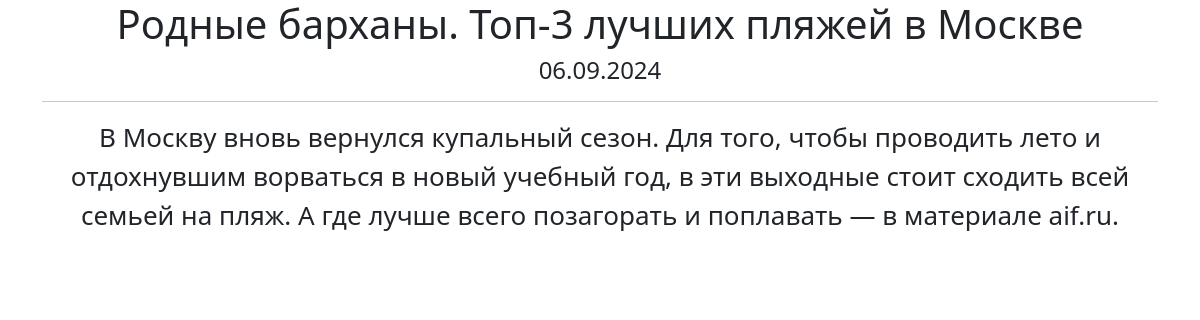
/post/1, run on the app's committed database.
### posts/models.py (models this page shows, shortened)
class Post(models.Model):
    post = 'post'
    news = 'news'
    TYPES = [
        (post, 'Статья'),
        (news, 'Новость'),
    ]
    title = models.CharField(max_length=255)
    article_text = models.TextField(default="Новость дня")
    rating = models.IntegerField(default=0)
    type = models.CharField(max_length=4, choices=TYPES, default=news)
    time_create = models.DateTimeField(auto_now_add=True)
    author = models.ForeignKey(Author, on_delete=models.CASCADE)
    category = models.ManyToManyField(Category, through='PostCategory')

### posts/views.py (the view)
# urls.py: path('post/<int:pk>', NewsDetail.as_view(), name='post_detail'),
class NewsDetail(DetailView):
    model = Post
    template_name = 'post.html'
    context_object_name = 'post'

### posts/templatetags/custom_filters.py (called while the page is built)
def get_new_value(some_line):
    new_line = some_line
    forbidden_words = get_prepare_forbidden_words()
    words = get_words_for_check(some_line)
    words_to_replace = []
    for w in forbidden_words:
        if w[0] in words:
            words_to_replace.append(w)
    for w in words_to_replace:
        if w[0] in new_line:
            new_line = new_line.replace(w[0], w[1])
    return new_line

def get_words_for_check(some_line):
    words = []
    words_split = re.split(",|;| |!|-", some_line)
    for word in words_split:
        if word == '':
            continue
        if word not in words:
            words.append(word)
    return words

def get_prepare_forbidden_words():
    prepare_forbidden_words = []
    for word in FORBIDDEN_WORDS:
        replaced = word[0] + '*' * (len(word) - 1)
        prepare_forbidden_words.append((word, replaced))
        word_cap = word.capitalize()
        replaced = word_cap[0] + '*' * (len(word) - 1)
        prepare_forbidden_words.append((word_cap, replaced))
    return prepare_forbidden_words

@register.filter()
def censor(value):
    new_line = get_new_value(value)
    return new_line

### templates/post.html (shortened to what this page needs)
{% extends 'flatpages/default.html' %}
{% load custom_filters %}!
{% block content %}
    <h1>{{ post.title|censor }}</h1>
    <h4>{{ post.time_create|date:'d.m.Y' }}</h4>
    <hr>
    <p style="font-size: 26px;">{{ post.article_text|censor }}</p>
{% endblock content %}

### data on the page
Post: time_create "06.09.2024", article_text|censor "В Москву вновь вернулся купальный сезон. Для того, чтобы проводить лето и отдохнувшим ворваться в новый учебный год, в эти выходные стоит сходить всей семьей на пляж. А где лучше всего позагорать и поплавать — в материале aif.ru."
